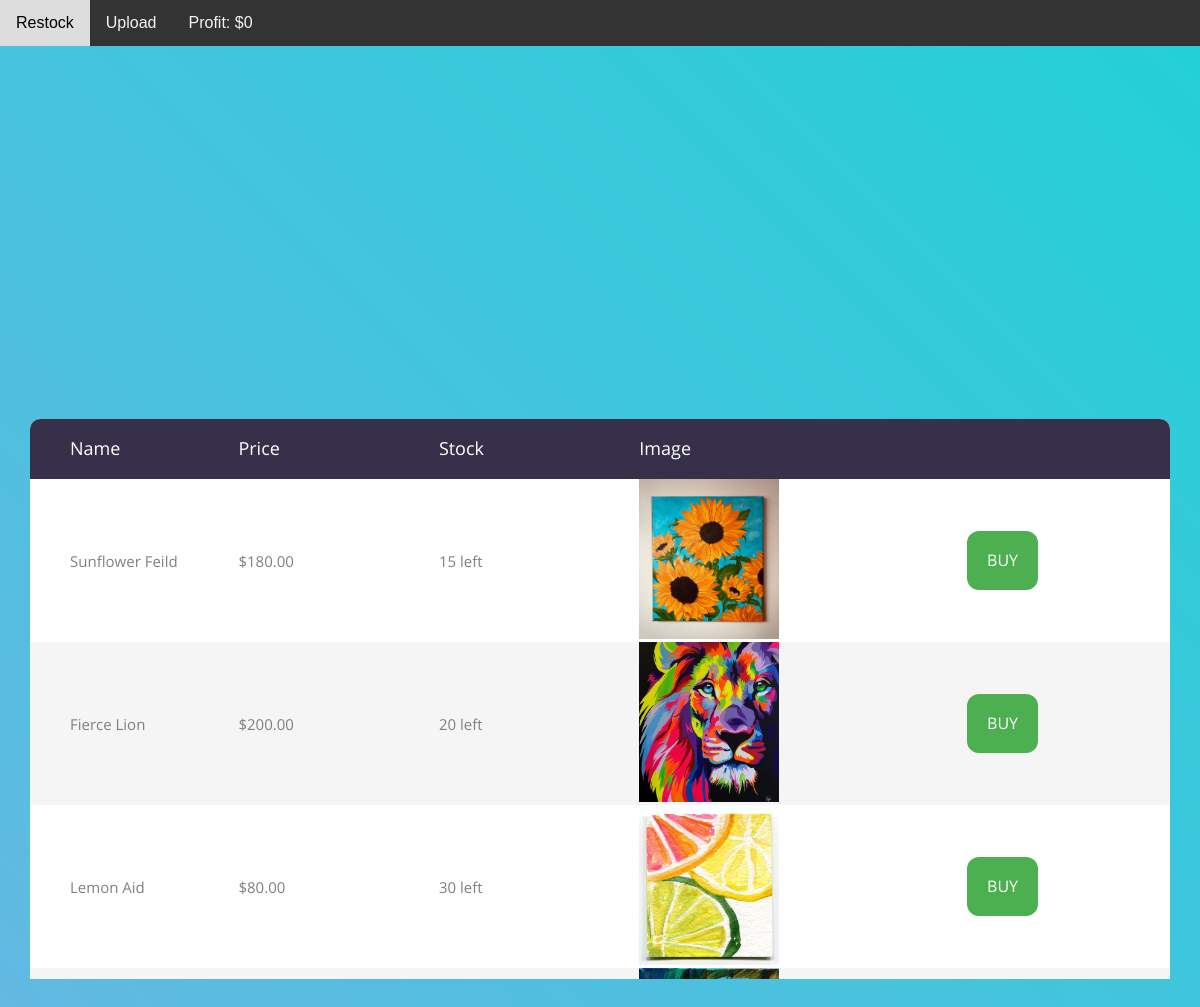
The page / on the database its author committed.
### tables this page shows
CREATE TABLE inventory (name TEXT, img TEXT, price INTEGER, qty INTEGER);

### __init__.py (the view)
@app.route("/", methods = ['GET', 'POST'])
def home():
    products = InventoryService().get_products()
    profit = InventoryService().get_profit()
    return render_template("index.html", products= products, profit=profit)

### model.py (called while the page is built)
    def get_db_cursor(self):
        conn = sql.connect('inventory.db')
        c = conn.cursor()
        return (c, conn)

    def get_inventory(self):
        (cur,conn) = self.get_db_cursor()
        cur.execute("SELECT rowid, * FROM inventory")
        result = cur.fetchall()
        print("Retrieved %d database entries" % len(result))
        return result

    def get_transactions(self):
        (cur, conn) = Schema().get_db_cursor()
        cur.execute("SELECT SUM(value) FROM transactions")
        result = cur.fetchone()[0]
        return result

### service.py (called while the page is built)
    def get_products(self):
        result = Schema().get_inventory()
        products = []
        for product in result:
            products.append({
                "id": product[0],
                "name":  product[1],
                "src":   "/static/%s" % (product[2]),
                "price": "$%.2f" % (product[3]/100.0),
                "stock": "%d left" % (product[4]),
            })
        return products

    def get_profit(self):
        result = Schema().get_transactions()
        earnings = result/100.0 if result else 0
        return earnings

### templates/index.html (shortened to what this page needs)
<!DOCTYPE html>
<html lang="en">
<head>
    <link rel="stylesheet" type="text/css" href="{{ url_for('static',filename='fonts/font-awesome-4.7.0/css/font-awesome.min.css') }}">
    <link rel="stylesheet" type="text/css" href="{{ url_for('static',filename='css/util.css') }}">
	<link rel="stylesheet" type="text/css" href="{{ url_for('static',filename='css/main.css') }}">
</head>
<body>
    <div class="navbar">
        <a href="/restock">Restock</a>
        <a href="/upload">Upload</a>
        <a>Profit: ${{profit}}</a>
    </div>
	<div class="limiter" style="margin-top: 40px;">
		<div class="container-table100">
			<div class="wrap-table100">
				<div class="table100" style=" overflow-y: auto; height: 560px;">
					<table>
						<thead style="position: sticky; top: 0;">
							<tr class="table100-head">
                                <th class="column1">Name</th>
                                <th class="column2">Price</th>
                                <th class="column3">Stock</th>
                                <th class="column4">Image</th>
                                <th class="column5"></th>
							</tr>
                        </thead>
                        {% for product in products %}
                            <tr>
                            <td class="column1">{{product["name"]}}</td>
                            <td class="column2">{{product["price"]}}</td>
                            <td class="column3">{{product["stock"]}}</td>
                            <td class="column4"><img src='{{product["src"]}}' width="140" height="160" /></td>
                            <td class="column5"><a class="button" href='/cart/{{product["id"]}}'>BUY</button></td>
                            </tr>
                        {% endfor %}
					</table>
				</div>
			</div>
		</div>
	</div>
</body>
</html>

### static/css/main.css (style rules this page uses)
* { margin: 0px; padding: 0px; box-sizing: border-box; }
body, html { height: 100%; font-family: sans-serif; }
.button { background-color: #4CAF50; border: none; color: white; padding: 20px; text-align: center; text-decoration: none; display: inline-block; font-size: 16px; margin: 4px 2px; cursor: pointer; border-radius: 12px }
a { margin: 0px; transition: all 0.4s; -webkit-transition: all 0.4s; -o-transition: all 0.4s; -moz-transition: all 0.4s; }
.navbar { overflow: hidden; background-color: #333; position: fixed; top: 0; width: 100%; }
.navbar a { float: left; display: block; color: #f2f2f2; text-align: center; padding: 14px 16px; text-decoration: none; }
.limiter { width: 100%; margin-top: 30px; }
.container-table100 { width: 100%; min-height: 100vh; background: #23d0d7; background: -webkit-linear-gradient(45deg, #6cb5e4, #23d0d7); background: -o-linear-gradient(45deg, #6cb5e4, #23d0d7); background: -moz-linear-gradient(45deg, #6cb5e4, #23d0d7); background: linear-gradient(45deg, #6cb5e4, #23d0d7); display: -webkit-box; display: -webkit-flex; display: -moz-box; display: -ms-flexbox; display: flex; align-items: center; justify-content: center; flex-wrap: wrap; padding: 33px 30px; }
.wrap-table100 { width: 1170px; }
table { border-spacing: 1; border-collapse: collapse; background: white; border-radius: 10px; overflow: hidden; width: 100%; margin: 0 auto; position: relative; }
table * { position: relative; }
table td, table th { padding-left: 8px; }
table thead tr { height: 60px; background: #36304a; }
table tbody tr { height: 50px; }
table td, table th { text-align: left; }
.table100-head th { font-family: OpenSans-Regular; font-size: 18px; color: #fff; line-height: 1.2; font-weight: unset; }
tbody tr:nth-child(even) { background-color: #f5f5f5; }
tbody tr { font-family: OpenSans-Regular; font-size: 15px; color: #808080; line-height: 1.2; font-weight: unset; }
.column1 { width: 160px; padding-left: 40px; }
.column2 { width: 160px; }
.column3 { width: 160px; }
.column4 { width: 260px; }
.column5 { width: 170px; }

### rows shown on the page
inventory: name "Sunflower Feild", price "$180.00", stock "15 left", shows a picture
inventory: name "Fierce Lion", price "$200.00", stock "20 left", shows a picture
inventory: name "Lemon Aid", price "$80.00", stock "30 left", shows a picture
inventory: shows a picture

### other values the page prints
{{ profit }} "0"
